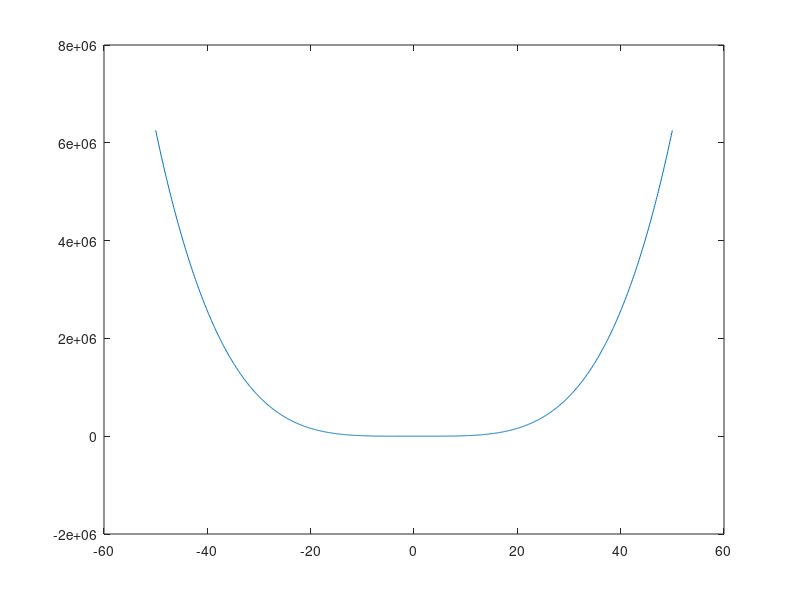

Write MATLAB code to recreate this figure.
% Title               :Funciones algebraicas 
% Description         :script de algebraicas: polinominales y racionales 
% Author              :Francelly Desiree Colon Sandoval 
% Date                :20211119   
% Version             :1
% Usage               :octave> /path/Act1

clear
x = -50:0.1:50

% Funcion 
fx = (2) .* (x.^ 2) + (x.^ 4) + (x)

% Plotear funcion 
plot(x, fx)
